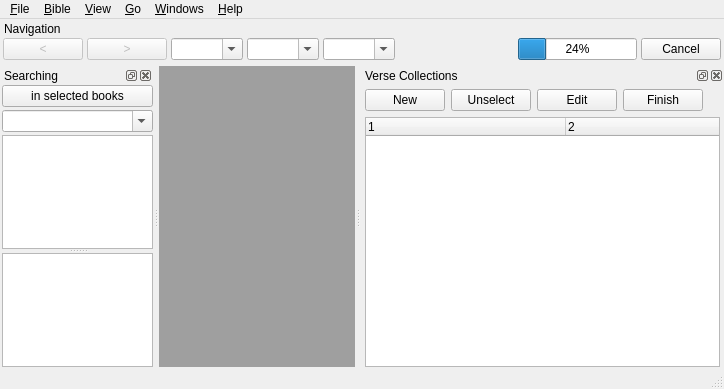
<?xml version="1.0" encoding="UTF-8"?>
<ui version="4.0">
 <class>MainWindow</class>
 <widget class="QMainWindow" name="MainWindow">
  <property name="geometry">
   <rect>
    <x>0</x>
    <y>0</y>
    <width>724</width>
    <height>389</height>
   </rect>
  </property>
  <property name="windowTitle">
   <string>Read the Bible 5</string>
  </property>
  <widget class="QWidget" name="centralwidget">
   <layout class="QGridLayout" name="gridLayout">
    <property name="margin" stdset="0">
     <number>0</number>
    </property>
    <item row="0" column="0">
     <widget class="QMdiArea" name="mdiArea"/>
    </item>
   </layout>
  </widget>
  <widget class="QMenuBar" name="menubar">
   <property name="geometry">
    <rect>
     <x>0</x>
     <y>0</y>
     <width>724</width>
     <height>30</height>
    </rect>
   </property>
   <widget class="QMenu" name="menu_Bible_1">
    <property name="title">
     <string>&amp;Bible</string>
    </property>
    <addaction name="actionOpen_again"/>
    <addaction name="actionDownload_again"/>
   </widget>
   <widget class="QMenu" name="menu_Windows">
    <property name="title">
     <string>&amp;Windows</string>
    </property>
    <addaction name="action_Next_window"/>
    <addaction name="separator"/>
    <addaction name="action_Tile"/>
    <addaction name="action_Cascade"/>
    <addaction name="separator"/>
    <addaction name="actionClose_current"/>
    <addaction name="actionClose_others"/>
    <addaction name="actionClose_all"/>
    <addaction name="separator"/>
    <addaction name="actionCrossBGBible"/>
    <addaction name="actionVersion_4_3"/>
    <addaction name="separator"/>
    <addaction name="action_Preferences"/>
   </widget>
   <widget class="QMenu" name="menu_View">
    <property name="font">
     <font>
      <family>Dejavu Sans</family>
     </font>
    </property>
    <property name="title">
     <string>&amp;View</string>
    </property>
    <addaction name="action_Searching_toolbox"/>
    <addaction name="actionVerse_collectien_toolbox"/>
    <addaction name="actionStay_on_top"/>
    <addaction name="separator"/>
    <addaction name="action_Preferences_2"/>
    <addaction name="action_Color_preferences"/>
    <addaction name="action_Styles"/>
    <addaction name="separator"/>
    <addaction name="actionBigger_font"/>
    <addaction name="actionSmaller_font"/>
   </widget>
   <widget class="QMenu" name="menuHelp">
    <property name="title">
     <string>&amp;Help</string>
    </property>
    <addaction name="actionHelp_Content"/>
    <addaction name="actionReadme_file"/>
    <addaction name="actionAbout_Program"/>
    <addaction name="actionAbout_Qt"/>
    <addaction name="actionAbout_Bible_Version"/>
    <addaction name="separator"/>
    <addaction name="action_Web_site"/>
    <addaction name="actionCheck_for_updates"/>
   </widget>
   <widget class="QMenu" name="menu_File">
    <property name="title">
     <string>&amp;File</string>
    </property>
    <addaction name="actionExport_as_html"/>
    <addaction name="actionExport_as_txt"/>
    <addaction name="separator"/>
    <addaction name="actionImport_from_txt"/>
    <addaction name="action_Import_links"/>
    <addaction name="separator"/>
    <addaction name="actionOpen_application_folder"/>
    <addaction name="separator"/>
    <addaction name="action_Quit"/>
   </widget>
   <widget class="QMenu" name="menu_Go">
    <property name="font">
     <font>
      <family>Dejavu Sans</family>
     </font>
    </property>
    <property name="title">
     <string>&amp;Go</string>
    </property>
    <addaction name="actionNext_Verse"/>
    <addaction name="actionPrevious_Verse"/>
    <addaction name="actionVerse_for_reading"/>
    <addaction name="separator"/>
    <addaction name="actionNext_Chapter"/>
    <addaction name="actionPrevious_Chapter"/>
    <addaction name="separator"/>
    <addaction name="action_Back"/>
    <addaction name="action_Forward"/>
    <addaction name="separator"/>
    <addaction name="actionBook"/>
    <addaction name="actionChapter"/>
    <addaction name="actionVerse"/>
    <addaction name="separator"/>
    <addaction name="actionRandom_Verse"/>
   </widget>
   <addaction name="menu_File"/>
   <addaction name="menu_Bible_1"/>
   <addaction name="menu_View"/>
   <addaction name="menu_Go"/>
   <addaction name="menu_Windows"/>
   <addaction name="menuHelp"/>
  </widget>
  <widget class="QStatusBar" name="statusbar"/>
  <widget class="QDockWidget" name="dockWidget_2">
   <property name="sizePolicy">
    <sizepolicy hsizetype="Preferred" vsizetype="Minimum">
     <horstretch>0</horstretch>
     <verstretch>0</verstretch>
    </sizepolicy>
   </property>
   <property name="features">
    <set>QDockWidget::DockWidgetFeature::NoDockWidgetFeatures</set>
   </property>
   <property name="allowedAreas">
    <set>Qt::DockWidgetArea::BottomDockWidgetArea|Qt::DockWidgetArea::TopDockWidgetArea</set>
   </property>
   <property name="windowTitle">
    <string>Navigation</string>
   </property>
   <attribute name="dockWidgetArea">
    <number>4</number>
   </attribute>
   <widget class="QWidget" name="dockWidgetContents_2">
    <property name="sizePolicy">
     <sizepolicy hsizetype="Preferred" vsizetype="Fixed">
      <horstretch>0</horstretch>
      <verstretch>0</verstretch>
     </sizepolicy>
    </property>
    <layout class="QHBoxLayout" name="horizontalLayout">
     <property name="spacing">
      <number>4</number>
     </property>
     <property name="leftMargin">
      <number>3</number>
     </property>
     <property name="topMargin">
      <number>0</number>
     </property>
     <property name="rightMargin">
      <number>3</number>
     </property>
     <property name="bottomMargin">
      <number>0</number>
     </property>
     <item>
      <widget class="QPushButton" name="pushButton_3">
       <property name="enabled">
        <bool>false</bool>
       </property>
       <property name="toolTip">
        <string>Back</string>
       </property>
       <property name="text">
        <string>&lt;</string>
       </property>
      </widget>
     </item>
     <item>
      <widget class="QPushButton" name="pushButton_4">
       <property name="enabled">
        <bool>false</bool>
       </property>
       <property name="toolTip">
        <string>Forward</string>
       </property>
       <property name="text">
        <string>&gt;</string>
       </property>
      </widget>
     </item>
     <item>
      <widget class="QComboBox" name="comboBox_2">
       <property name="sizePolicy">
        <sizepolicy hsizetype="Fixed" vsizetype="Fixed">
         <horstretch>0</horstretch>
         <verstretch>0</verstretch>
        </sizepolicy>
       </property>
       <property name="focusPolicy">
        <enum>Qt::FocusPolicy::StrongFocus</enum>
       </property>
       <property name="toolTip">
        <string>&lt;!DOCTYPE HTML PUBLIC &quot;-//W3C//DTD HTML 4.0//EN&quot; &quot;http://www.w3.org/TR/REC-html40/strict.dtd&quot;&gt;
&lt;html&gt;&lt;head&gt;&lt;meta name=&quot;qrichtext&quot; content=&quot;1&quot; /&gt;&lt;style type=&quot;text/css&quot;&gt;
p, li { white-space: pre-wrap; }
&lt;/style&gt;&lt;/head&gt;&lt;body style=&quot; font-family:'Lucida Grande'; font-size:13pt; font-weight:400; font-style:normal;&quot;&gt;
&lt;p style=&quot; margin-top:0px; margin-bottom:0px; margin-left:0px; margin-right:0px; -qt-block-indent:0; text-indent:0px;&quot;&gt;&lt;span style=&quot; font-weight:600;&quot;&gt;Book&lt;/span&gt;&lt;/p&gt;&lt;/body&gt;&lt;/html&gt;</string>
       </property>
       <property name="editable">
        <bool>true</bool>
       </property>
       <property name="insertPolicy">
        <enum>QComboBox::InsertPolicy::NoInsert</enum>
       </property>
       <property name="sizeAdjustPolicy">
        <enum>QComboBox::SizeAdjustPolicy::AdjustToContents</enum>
       </property>
      </widget>
     </item>
     <item>
      <widget class="QComboBox" name="comboBox_3">
       <property name="sizePolicy">
        <sizepolicy hsizetype="Fixed" vsizetype="Fixed">
         <horstretch>0</horstretch>
         <verstretch>0</verstretch>
        </sizepolicy>
       </property>
       <property name="focusPolicy">
        <enum>Qt::FocusPolicy::StrongFocus</enum>
       </property>
       <property name="toolTip">
        <string>Chapter</string>
       </property>
       <property name="editable">
        <bool>true</bool>
       </property>
       <property name="currentIndex">
        <number>-1</number>
       </property>
       <property name="insertPolicy">
        <enum>QComboBox::InsertPolicy::NoInsert</enum>
       </property>
      </widget>
     </item>
     <item>
      <widget class="QComboBox" name="comboBox_4">
       <property name="sizePolicy">
        <sizepolicy hsizetype="Fixed" vsizetype="Fixed">
         <horstretch>0</horstretch>
         <verstretch>0</verstretch>
        </sizepolicy>
       </property>
       <property name="focusPolicy">
        <enum>Qt::FocusPolicy::StrongFocus</enum>
       </property>
       <property name="toolTip">
        <string>Verse</string>
       </property>
       <property name="editable">
        <bool>true</bool>
       </property>
       <property name="currentIndex">
        <number>-1</number>
       </property>
       <property name="insertPolicy">
        <enum>QComboBox::InsertPolicy::NoInsert</enum>
       </property>
      </widget>
     </item>
     <item>
      <spacer name="horizontalSpacer">
       <property name="orientation">
        <enum>Qt::Orientation::Horizontal</enum>
       </property>
       <property name="sizeHint" stdset="0">
        <size>
         <width>40</width>
         <height>20</height>
        </size>
       </property>
      </spacer>
     </item>
     <item>
      <widget class="QProgressBar" name="progressBar">
       <property name="value">
        <number>24</number>
       </property>
      </widget>
     </item>
     <item>
      <widget class="QPushButton" name="pushButton">
       <property name="sizePolicy">
        <sizepolicy hsizetype="Fixed" vsizetype="Fixed">
         <horstretch>0</horstretch>
         <verstretch>0</verstretch>
        </sizepolicy>
       </property>
       <property name="text">
        <string>Cancel</string>
       </property>
      </widget>
     </item>
    </layout>
   </widget>
  </widget>
  <widget class="QDockWidget" name="dockWidget">
   <property name="minimumSize">
    <size>
     <width>153</width>
     <height>243</height>
    </size>
   </property>
   <property name="floating">
    <bool>false</bool>
   </property>
   <property name="allowedAreas">
    <set>Qt::DockWidgetArea::LeftDockWidgetArea|Qt::DockWidgetArea::RightDockWidgetArea</set>
   </property>
   <property name="windowTitle">
    <string>Searching</string>
   </property>
   <attribute name="dockWidgetArea">
    <number>1</number>
   </attribute>
   <widget class="QWidget" name="dockWidgetContents">
    <layout class="QVBoxLayout" name="verticalLayout">
     <property name="spacing">
      <number>3</number>
     </property>
     <property name="leftMargin">
      <number>2</number>
     </property>
     <property name="topMargin">
      <number>0</number>
     </property>
     <property name="rightMargin">
      <number>0</number>
     </property>
     <property name="bottomMargin">
      <number>0</number>
     </property>
     <item>
      <widget class="QPushButton" name="pushButton_2">
       <property name="text">
        <string>in selected books</string>
       </property>
      </widget>
     </item>
     <item>
      <widget class="QComboBox" name="comboBox">
       <property name="focusPolicy">
        <enum>Qt::FocusPolicy::ClickFocus</enum>
       </property>
       <property name="toolTip">
        <string>Words to search</string>
       </property>
       <property name="editable">
        <bool>true</bool>
       </property>
      </widget>
     </item>
     <item>
      <widget class="QSplitter" name="splitter">
       <property name="orientation">
        <enum>Qt::Orientation::Vertical</enum>
       </property>
       <widget class="MyListView" name="listView">
        <property name="focusPolicy">
         <enum>Qt::FocusPolicy::ClickFocus</enum>
        </property>
        <property name="toolTip">
         <string>List of all words</string>
        </property>
        <property name="editTriggers">
         <set>QAbstractItemView::EditTrigger::NoEditTriggers</set>
        </property>
        <property name="layoutMode">
         <enum>QListView::LayoutMode::Batched</enum>
        </property>
        <property name="uniformItemSizes">
         <bool>true</bool>
        </property>
        <property name="batchSize">
         <number>50</number>
        </property>
       </widget>
       <widget class="MyListView" name="listView_2">
        <property name="focusPolicy">
         <enum>Qt::FocusPolicy::ClickFocus</enum>
        </property>
        <property name="toolTip">
         <string>Verses found</string>
        </property>
        <property name="editTriggers">
         <set>QAbstractItemView::EditTrigger::NoEditTriggers</set>
        </property>
        <property name="selectionMode">
         <enum>QAbstractItemView::SelectionMode::ExtendedSelection</enum>
        </property>
        <property name="selectionBehavior">
         <enum>QAbstractItemView::SelectionBehavior::SelectRows</enum>
        </property>
       </widget>
      </widget>
     </item>
    </layout>
   </widget>
  </widget>
  <widget class="QDockWidget" name="dockWidget_5">
   <property name="sizePolicy">
    <sizepolicy hsizetype="Preferred" vsizetype="Fixed">
     <horstretch>0</horstretch>
     <verstretch>0</verstretch>
    </sizepolicy>
   </property>
   <property name="allowedAreas">
    <set>Qt::DockWidgetArea::LeftDockWidgetArea|Qt::DockWidgetArea::RightDockWidgetArea</set>
   </property>
   <property name="windowTitle">
    <string>Verse Collections</string>
   </property>
   <attribute name="dockWidgetArea">
    <number>2</number>
   </attribute>
   <widget class="QWidget" name="dockWidgetContents_3">
    <layout class="QGridLayout" name="gridLayout_2">
     <property name="leftMargin">
      <number>4</number>
     </property>
     <property name="topMargin">
      <number>4</number>
     </property>
     <property name="rightMargin">
      <number>4</number>
     </property>
     <property name="bottomMargin">
      <number>0</number>
     </property>
     <item row="0" column="0">
      <widget class="QPushButton" name="pushButton_5">
       <property name="text">
        <string>New</string>
       </property>
      </widget>
     </item>
     <item row="0" column="5">
      <spacer name="horizontalSpacer_2">
       <property name="orientation">
        <enum>Qt::Orientation::Horizontal</enum>
       </property>
       <property name="sizeHint" stdset="0">
        <size>
         <width>151</width>
         <height>20</height>
        </size>
       </property>
      </spacer>
     </item>
     <item row="1" column="0" colspan="6">
      <widget class="QTreeWidget" name="treeWidget">
       <property name="frameShape">
        <enum>QFrame::Shape::StyledPanel</enum>
       </property>
       <property name="editTriggers">
        <set>QAbstractItemView::EditTrigger::EditKeyPressed</set>
       </property>
       <property name="dragEnabled">
        <bool>true</bool>
       </property>
       <property name="dragDropMode">
        <enum>QAbstractItemView::DragDropMode::InternalMove</enum>
       </property>
       <property name="selectionBehavior">
        <enum>QAbstractItemView::SelectionBehavior::SelectItems</enum>
       </property>
       <property name="columnCount">
        <number>2</number>
       </property>
       <attribute name="headerDefaultSectionSize">
        <number>200</number>
       </attribute>
       <column>
        <property name="text">
         <string notr="true">1</string>
        </property>
       </column>
       <column>
        <property name="text">
         <string notr="true">2</string>
        </property>
       </column>
      </widget>
     </item>
     <item row="0" column="1">
      <widget class="QPushButton" name="pushButton_6">
       <property name="text">
        <string>Unselect</string>
       </property>
      </widget>
     </item>
     <item row="0" column="2">
      <widget class="QPushButton" name="pushButton_7">
       <property name="text">
        <string>Edit</string>
       </property>
      </widget>
     </item>
     <item row="0" column="3">
      <widget class="QPushButton" name="pushButton_8">
       <property name="text">
        <string>Finish</string>
       </property>
      </widget>
     </item>
    </layout>
   </widget>
  </widget>
  <action name="action_Tile">
   <property name="text">
    <string>&amp;Tile</string>
   </property>
  </action>
  <action name="action_Cascade">
   <property name="text">
    <string>&amp;Cascade</string>
   </property>
  </action>
  <action name="actionClose_all">
   <property name="text">
    <string>Close &amp;all</string>
   </property>
  </action>
  <action name="actionClose_others">
   <property name="text">
    <string>Close &amp;others</string>
   </property>
   <property name="shortcut">
    <string>Ctrl+Shift+W</string>
   </property>
  </action>
  <action name="action_Searching_toolbox">
   <property name="checkable">
    <bool>true</bool>
   </property>
   <property name="checked">
    <bool>true</bool>
   </property>
   <property name="text">
    <string>&amp;Searching toolbox</string>
   </property>
   <property name="shortcut">
    <string>Ctrl+F</string>
   </property>
  </action>
  <action name="actionAbout_Program">
   <property name="text">
    <string>About Read the Bible 5</string>
   </property>
   <property name="menuRole">
    <enum>QAction::MenuRole::AboutRole</enum>
   </property>
  </action>
  <action name="actionAbout_Qt">
   <property name="text">
    <string>About Qt</string>
   </property>
   <property name="menuRole">
    <enum>QAction::MenuRole::AboutQtRole</enum>
   </property>
  </action>
  <action name="action_Next_window">
   <property name="text">
    <string>&amp;Next window</string>
   </property>
   <property name="shortcut">
    <string>Ctrl+`</string>
   </property>
  </action>
  <action name="actionExport_as_html">
   <property name="text">
    <string>Export as .&amp;html</string>
   </property>
   <property name="shortcut">
    <string>Ctrl+S</string>
   </property>
  </action>
  <action name="actionClose_current">
   <property name="text">
    <string>Close current</string>
   </property>
   <property name="shortcut">
    <string>Ctrl+W</string>
   </property>
  </action>
  <action name="action">
   <property name="text">
    <string>Стих</string>
   </property>
  </action>
  <action name="action_Web_site">
   <property name="text">
    <string>&amp;Web site</string>
   </property>
  </action>
  <action name="actionCheck_for_updates">
   <property name="text">
    <string>Check for &amp;updates</string>
   </property>
  </action>
  <action name="actionAbout_Bible_Version">
   <property name="text">
    <string>About Bible &amp;Version</string>
   </property>
  </action>
  <action name="action_Quit">
   <property name="text">
    <string>&amp;Quit</string>
   </property>
   <property name="shortcut">
    <string>Ctrl+Q</string>
   </property>
   <property name="menuRole">
    <enum>QAction::MenuRole::QuitRole</enum>
   </property>
  </action>
  <action name="actionNext_Verse">
   <property name="text">
    <string>Next Verse</string>
   </property>
   <property name="shortcut">
    <string>Alt+Down</string>
   </property>
  </action>
  <action name="actionPrevious_Verse">
   <property name="text">
    <string>Previous Verse</string>
   </property>
   <property name="shortcut">
    <string>Alt+Up</string>
   </property>
  </action>
  <action name="action_Preferences">
   <property name="text">
    <string>&amp;Preferences</string>
   </property>
   <property name="shortcut">
    <string>Ctrl+,</string>
   </property>
  </action>
  <action name="actionCrossBGBible">
   <property name="text">
    <string>CrossBgBible</string>
   </property>
  </action>
  <action name="action_Back">
   <property name="text">
    <string>&amp;Back</string>
   </property>
   <property name="shortcut">
    <string>Alt+,</string>
   </property>
  </action>
  <action name="action_Forward">
   <property name="text">
    <string>&amp;Forward</string>
   </property>
   <property name="shortcut">
    <string>Alt+.</string>
   </property>
  </action>
  <action name="actionVersion_4_3">
   <property name="text">
    <string>Version 4.3</string>
   </property>
   <property name="shortcut">
    <string>F4</string>
   </property>
  </action>
  <action name="actionVerse_for_reading">
   <property name="text">
    <string>Verse for reading</string>
   </property>
   <property name="shortcut">
    <string>Ctrl+R</string>
   </property>
  </action>
  <action name="action_Color_preferences">
   <property name="text">
    <string>&amp;Color preferences</string>
   </property>
  </action>
  <action name="action_Preferences_2">
   <property name="text">
    <string>&amp;Preferences</string>
   </property>
   <property name="shortcut">
    <string>Meta+,</string>
   </property>
   <property name="menuRole">
    <enum>QAction::MenuRole::PreferencesRole</enum>
   </property>
  </action>
  <action name="actionExport_as_txt">
   <property name="text">
    <string>Export as .&amp;txt</string>
   </property>
  </action>
  <action name="action_Styles">
   <property name="text">
    <string>&amp;Styles</string>
   </property>
  </action>
  <action name="actionBook">
   <property name="text">
    <string>Book</string>
   </property>
   <property name="shortcut">
    <string>Alt+B</string>
   </property>
  </action>
  <action name="actionChapter">
   <property name="text">
    <string>Chapter</string>
   </property>
   <property name="shortcut">
    <string>Alt+C</string>
   </property>
  </action>
  <action name="actionVerse">
   <property name="text">
    <string>Verse</string>
   </property>
   <property name="shortcut">
    <string>Alt+V</string>
   </property>
  </action>
  <action name="actionBigger_font">
   <property name="text">
    <string>Bigger font</string>
   </property>
   <property name="shortcut">
    <string>Ctrl+=</string>
   </property>
  </action>
  <action name="actionSmaller_font">
   <property name="text">
    <string>Smaller font</string>
   </property>
   <property name="shortcut">
    <string>Ctrl+-</string>
   </property>
  </action>
  <action name="actionHelp_Content">
   <property name="text">
    <string>Help Content</string>
   </property>
   <property name="shortcut">
    <string>F1</string>
   </property>
  </action>
  <action name="actionDownload_again">
   <property name="text">
    <string>Download again</string>
   </property>
   <property name="menuRole">
    <enum>QAction::MenuRole::NoRole</enum>
   </property>
  </action>
  <action name="actionRandom_Verse">
   <property name="text">
    <string>Random Verse</string>
   </property>
   <property name="shortcut">
    <string>Ctrl+Shift+R</string>
   </property>
  </action>
  <action name="action_Import_links">
   <property name="text">
    <string>Import &amp;links</string>
   </property>
  </action>
  <action name="actionOpen_application_folder">
   <property name="text">
    <string>Open application &amp;folder</string>
   </property>
   <property name="shortcut">
    <string>Ctrl+P</string>
   </property>
  </action>
  <action name="actionReadme_file">
   <property name="text">
    <string>Readme file</string>
   </property>
  </action>
  <action name="actionOpen_again">
   <property name="text">
    <string>Open again</string>
   </property>
   <property name="shortcut">
    <string>Ctrl+O</string>
   </property>
  </action>
  <action name="actionStay_on_top">
   <property name="checkable">
    <bool>true</bool>
   </property>
   <property name="text">
    <string>Stay on top</string>
   </property>
   <property name="shortcut">
    <string>Ctrl+T</string>
   </property>
  </action>
  <action name="actionImport_from_txt">
   <property name="text">
    <string>Import from .txt</string>
   </property>
   <property name="shortcut">
    <string>Ctrl+I</string>
   </property>
  </action>
  <action name="actionNext_Chapter">
   <property name="text">
    <string>Next Chapter</string>
   </property>
   <property name="shortcut">
    <string>PgDown</string>
   </property>
  </action>
  <action name="actionPrevious_Chapter">
   <property name="text">
    <string>Previous Chapter</string>
   </property>
   <property name="shortcut">
    <string>PgUp</string>
   </property>
  </action>
  <action name="actionVerse_collectien_toolbox">
   <property name="checkable">
    <bool>true</bool>
   </property>
   <property name="checked">
    <bool>true</bool>
   </property>
   <property name="text">
    <string>Verse collectien toolbox</string>
   </property>
  </action>
 </widget>
 <customwidgets>
  <customwidget>
   <class>MyListView</class>
   <extends>QListView</extends>
   <header>myListView.h</header>
  </customwidget>
 </customwidgets>
 <tabstops>
  <tabstop>comboBox_2</tabstop>
  <tabstop>comboBox_3</tabstop>
  <tabstop>comboBox_4</tabstop>
  <tabstop>comboBox</tabstop>
  <tabstop>listView</tabstop>
  <tabstop>listView_2</tabstop>
  <tabstop>pushButton</tabstop>
 </tabstops>
 <resources/>
 <connections>
  <connection>
   <sender>action_Quit</sender>
   <signal>triggered()</signal>
   <receiver>MainWindow</receiver>
   <slot>close()</slot>
   <hints>
    <hint type="sourcelabel">
     <x>-1</x>
     <y>-1</y>
    </hint>
    <hint type="destinationlabel">
     <x>349</x>
     <y>172</y>
    </hint>
   </hints>
  </connection>
 </connections>
</ui>
